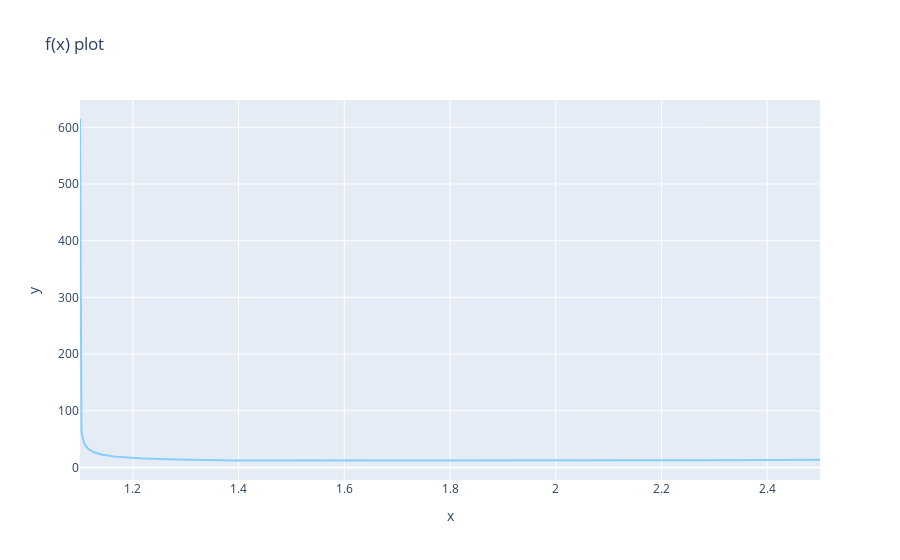

Notebook cell for this chart:
### Code cell
x = np.linspace(a+0.00001,b,1000)
fig = go.Figure()
fig.add_trace(go.Scatter(x=x,y=f2(x), name='f(x)=(0.5*cos(2x)*e^(0.4x)+2.4*sin(1.5x)*e^(-6x)+6x)*P(x)', marker=dict(color='LightSkyBlue', size=40, line=dict(color='MediumPurple', width=30))))
fig.update_layout(title='f(x) plot', xaxis_title='x', yaxis_title='y')
fig.update_traces(hoverinfo="all", hovertemplate="Аргумент: %{x}<br>Функция: %{y}")

### Figure 1 — Plotly figure (JSON) as saved in the notebook; plotly's stock layout.template omitted (floating-point values rounded to 4 significant figures; data arrays with more than 128 entries replaced by an {"elided": "..."} marker saying what was removed)
{"data": [{"hoverinfo": "all", "hovertemplate": "Аргумент: %{x}<br>Функция: %{y}", "marker": {"color": "LightSkyBlue", "line": {"color": "MediumPurple", "width": 30}, "size": 40}, "name": "f(x)=(0.5*cos(2x)*e^(0.4x)+2.4*sin(1.5x)*e^(-6x)+6x)*P(x)", "type": "scatter", "x": {"elided": "1000 float values"}, "y": {"elided": "1000 float values"}}], "layout": {"title": {"text": "f(x) plot"}, "xaxis": {"title": {"text": "x"}}, "yaxis": {"title": {"text": "y"}}}}
